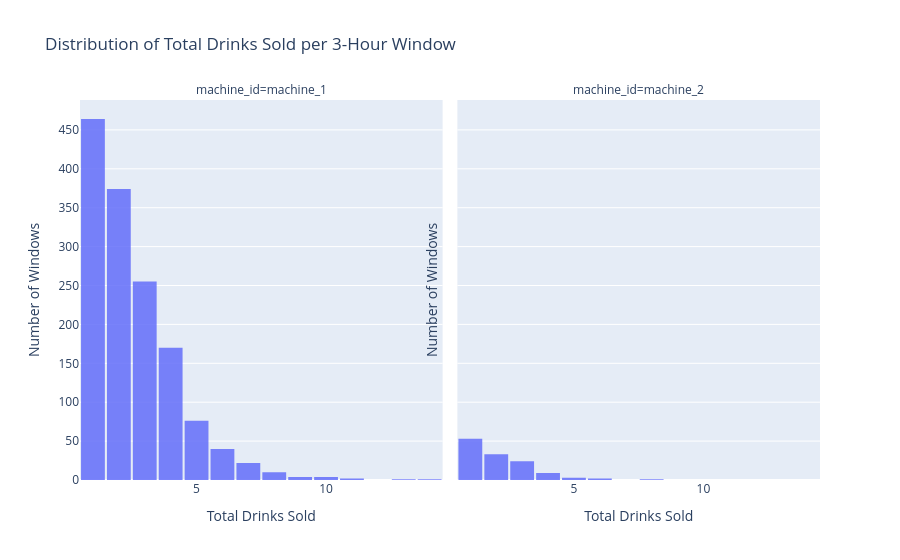
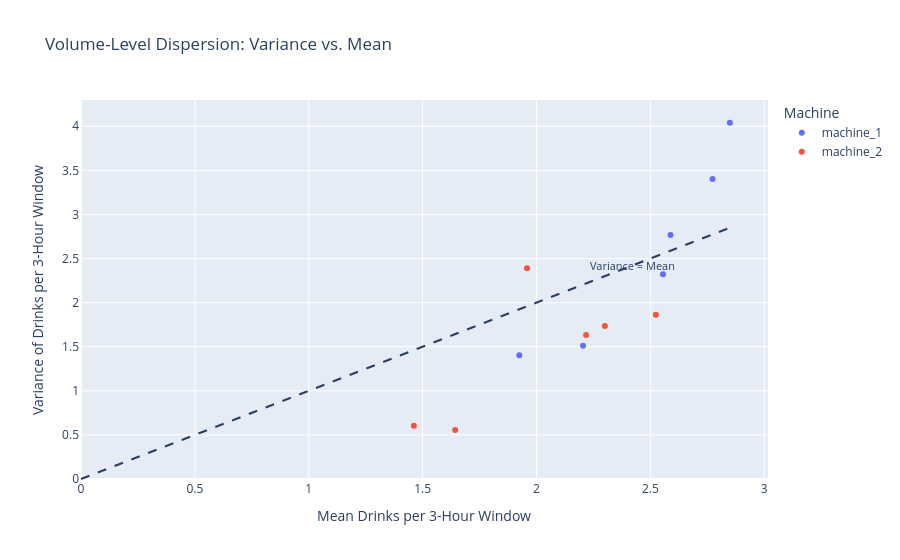

Notebook code cell kept with these figures, in order:
### Markdown cell above
## What happens when we aggregate to total volume?

Instead of predicting per-product counts, we collapse products and predict **total
drinks sold** per 3-hour window per machine. This gives us counts in the 1-14 range
instead of 0-1, and dispersion should move toward 1.0 (the Poisson sweet spot).

### Code cell
volume = (
    df.groupby(["sale_date", "hour_bucket", "machine_id"], as_index=False)
    .size()
    .rename(columns={"size": "total_drinks"})
)

fig = px.histogram(
    volume,
    x="total_drinks",
    facet_col="machine_id",
    title="Distribution of Total Drinks Sold per 3-Hour Window",
    labels={"total_drinks": "Total Drinks Sold", "count": "Number of Windows"},
    opacity=0.85,
)
fig.update_layout(bargap=0.08)
fig.for_each_yaxis(lambda ax: ax.update(title_text="Number of Windows"))
fig.show()

stats_volume = (
    volume.groupby(["machine_id", "hour_bucket"], as_index=False)
    .agg(mean=("total_drinks", "mean"), variance=("total_drinks", "var"), n_days=("total_drinks", "size"))
    .fillna({"variance": 0.0})
)
stats_volume["dispersion"] = np.where(
    stats_volume["mean"] > 0,
    stats_volume["variance"] / stats_volume["mean"],
    np.nan,
)

print("Dispersion at the total-volume level (by machine and 3-hour window):")
display(stats_volume.sort_values(["machine_id", "hour_bucket"]))

fig2 = px.scatter(
    stats_volume,
    x="mean",
    y="variance",
    color="machine_id",
    hover_data=["hour_bucket", "n_days", "dispersion"],
    title="Volume-Level Dispersion: Variance vs. Mean",
    labels={
        "mean": "Mean Drinks per 3-Hour Window",
        "variance": "Variance of Drinks per 3-Hour Window",
        "machine_id": "Machine",
    },
)
mx2 = float(stats_volume["mean"].max() or 1)
fig2.add_shape(type="line", x0=0, y0=0, x1=mx2, y1=mx2, line=dict(dash="dash"))
fig2.add_annotation(x=mx2 * 0.85, y=mx2 * 0.85, text="Variance = Mean", showarrow=False, font=dict(size=11))
fig2.show()

### Figure 1 — Plotly figure (JSON) as saved in the notebook; plotly's stock layout.template omitted (floating-point values rounded to 4 significant figures; data arrays with more than 128 entries replaced by an {"elided": "..."} marker saying what was removed)
{"data": [{"bingroup": "x", "hovertemplate": "machine_id=machine_1<br>Total Drinks Sold=%{x}<br>count=%{y}<extra></extra>", "legendgroup": "", "marker": {"color": "#636efa", "opacity": 0.85, "pattern": {"shape": ""}}, "name": "", "orientation": "v", "showlegend": false, "type": "histogram", "x": {"elided": "1423 int values"}, "xaxis": "x", "yaxis": "y"}, {"bingroup": "x", "hovertemplate": "machine_id=machine_2<br>Total Drinks Sold=%{x}<br>count=%{y}<extra></extra>", "legendgroup": "", "marker": {"color": "#636efa", "opacity": 0.85, "pattern": {"shape": ""}}, "name": "", "orientation": "v", "showlegend": false, "type": "histogram", "x": [3, 2, 3, 1, 2, 2, 6, 5, 1, 1, 1, 1, 1, 1, 3, 1, 3, 1, 5, 2, 2, 3, 4, 1, 3, 2, 4, 1, 1, 2, 2, 1, 1, 2, 3, 2, 3, 3, 1, 3, 4, 3, 1, 3, 1, 3, 1, 3, 2, 8, 5, 3, 1, 1, 1, 1, 3, 2, 1, 2, 2, 2, 1, 2, 4, 1, 4, 4, 1, 1, 2, 3, 3, 4, 1, 1, 1, 2, 1, 1, 3, 3, 2, 1, 1, 1, 1, 1, 2, 2, 2, 2, 2, 2, 1, 1, 6, 1, 2, 2, 2, 2, 1, 1, 2, 1, 1, 3, 2, 4, 1, 1, 1, 1, 1, 2, 1, 3, 4, 3, 3, 1, 2, 1, 1], "xaxis": "x2", "yaxis": "y2"}], "layout": {"annotations": [{"font": {}, "showarrow": false, "text": "machine_id=machine_1", "x": 0.245, "xanchor": "center", "xref": "paper", "y": 1.0, "yanchor": "bottom", "yref": "paper"}, {"font": {}, "showarrow": false, "text": "machine_id=machine_2", "x": 0.755, "xanchor": "center", "xref": "paper", "y": 1.0, "yanchor": "bottom", "yref": "paper"}], "bargap": 0.08, "barmode": "relative", "legend": {"tracegroupgap": 0}, "title": {"text": "Distribution of Total Drinks Sold per 3-Hour Window"}, "xaxis": {"anchor": "y", "domain": [0.0, 0.49], "title": {"text": "Total Drinks Sold"}}, "xaxis2": {"anchor": "y2", "domain": [0.51, 1.0], "matches": "x", "title": {"text": "Total Drinks Sold"}}, "yaxis": {"anchor": "x", "domain": [0.0, 1.0], "title": {"text": "Number of Windows"}}, "yaxis2": {"anchor": "x2", "domain": [0.0, 1.0], "matches": "y", "showticklabels": false, "title": {"text": "Number of Windows"}}}}

### Figure 2 — Plotly figure (JSON) as saved in the notebook; plotly's stock layout.template omitted (floating-point values rounded to 4 significant figures)
{"data": [{"customdata": [["06-09", 172, 0.7294], ["09-12", 321, 1.227], ["12-15", 272, 1.069], ["15-18", 271, 1.418], ["18-21", 245, 0.9087], ["outside", 142, 0.6856]], "hovertemplate": "Machine=machine_1<br>Mean Drinks per 3-Hour Window=%{x}<br>Variance of Drinks per 3-Hour Window=%{y}<br>hour_bucket=%{customdata[0]}<br>n_days=%{customdata[1]}<br>dispersion=%{customdata[2]}<extra></extra>", "legendgroup": "machine_1", "marker": {"color": "#636efa", "symbol": "circle"}, "mode": "markers", "name": "machine_1", "orientation": "v", "showlegend": true, "type": "scatter", "x": [1.924, 2.773, 2.588, 2.849, 2.555, 2.204], "xaxis": "x", "y": [1.404, 3.401, 2.767, 4.04, 2.322, 1.511], "yaxis": "y"}, {"customdata": [["06-09", 13, 0.4123], ["09-12", 24, 1.22], ["12-15", 21, 0.7377], ["15-18", 30, 0.7541], ["18-21", 23, 0.7362], ["outside", 14, 0.3378]], "hovertemplate": "Machine=machine_2<br>Mean Drinks per 3-Hour Window=%{x}<br>Variance of Drinks per 3-Hour Window=%{y}<br>hour_bucket=%{customdata[0]}<br>n_days=%{customdata[1]}<br>dispersion=%{customdata[2]}<extra></extra>", "legendgroup": "machine_2", "marker": {"color": "#EF553B", "symbol": "circle"}, "mode": "markers", "name": "machine_2", "orientation": "v", "showlegend": true, "type": "scatter", "x": [1.462, 1.958, 2.524, 2.3, 2.217, 1.643], "xaxis": "x", "y": [0.6026, 2.389, 1.862, 1.734, 1.632, 0.5549], "yaxis": "y"}], "layout": {"annotations": [{"font": {"size": 11}, "showarrow": false, "text": "Variance = Mean", "x": 2.421, "y": 2.421}], "legend": {"title": {"text": "Machine"}, "tracegroupgap": 0}, "shapes": [{"line": {"dash": "dash"}, "type": "line", "x0": 0, "x1": 2.849, "y0": 0, "y1": 2.849}], "title": {"text": "Volume-Level Dispersion: Variance vs. Mean"}, "xaxis": {"anchor": "y", "domain": [0.0, 1.0], "title": {"text": "Mean Drinks per 3-Hour Window"}}, "yaxis": {"anchor": "x", "domain": [0.0, 1.0], "title": {"text": "Variance of Drinks per 3-Hour Window"}}}}
